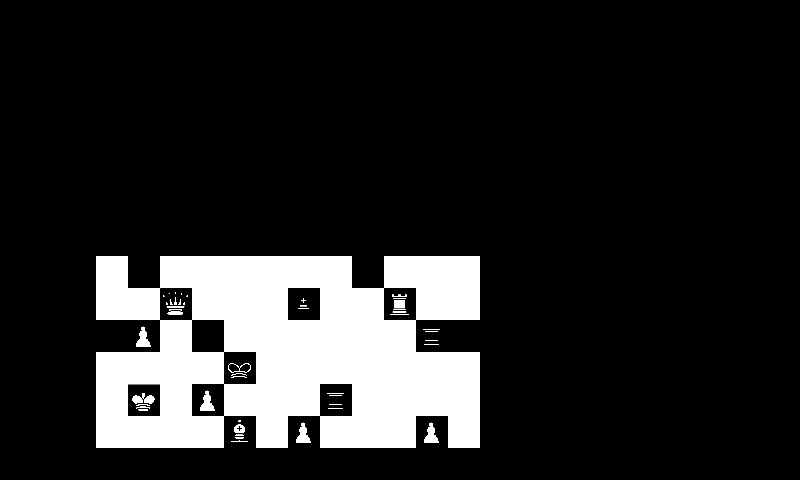

Tiled map render using the project's own tile images. Description and the whole map definition, tile-layer contents included, below:
An orthogonal 25x15 tile map with 32x32 px tiles, 1 tile layer (Map).

<map version="1.0" orientation="orthogonal" renderorder="right-down" width="25" height="15" tilewidth="32" tileheight="32" nextobjectid="14">
 <tileset firstgid="1" name="Tileset" tilewidth="32" tileheight="32" tilecount="18">
  <image source="gfx/Tileset.png" width="192" height="96" />
 </tileset>
 <layer name="Map" width="25" height="15">
  <data>
   <tile gid="0" />
   <tile gid="0" />
   <tile gid="0" />
   <tile gid="0" />
   <tile gid="0" />
   <tile gid="0" />
   <tile gid="0" />
   <tile gid="0" />
   <tile gid="0" />
   <tile gid="0" />
   <tile gid="0" />
   <tile gid="0" />
   <tile gid="0" />
   <tile gid="0" />
   <tile gid="0" />
   <tile gid="0" />
   <tile gid="0" />
   <tile gid="0" />
   <tile gid="0" />
   <tile gid="0" />
   <tile gid="0" />
   <tile gid="0" />
   <tile gid="0" />
   <tile gid="0" />
   <tile gid="0" />
   <tile gid="0" />
   <tile gid="0" />
   <tile gid="0" />
   <tile gid="0" />
   <tile gid="0" />
   <tile gid="0" />
   <tile gid="0" />
   <tile gid="0" />
   <tile gid="0" />
   <tile gid="0" />
   <tile gid="0" />
   <tile gid="0" />
   <tile gid="0" />
   <tile gid="0" />
   <tile gid="0" />
   <tile gid="0" />
   <tile gid="0" />
   <tile gid="0" />
   <tile gid="0" />
   <tile gid="0" />
   <tile gid="0" />
   <tile gid="0" />
   <tile gid="0" />
   <tile gid="0" />
   <tile gid="0" />
   <tile gid="0" />
   <tile gid="0" />
   <tile gid="0" />
   <tile gid="0" />
   <tile gid="0" />
   <tile gid="0" />
   <tile gid="0" />
   <tile gid="0" />
   <tile gid="0" />
   <tile gid="0" />
   <tile gid="0" />
   <tile gid="0" />
   <tile gid="0" />
   <tile gid="0" />
   <tile gid="0" />
   <tile gid="0" />
   <tile gid="0" />
   <tile gid="0" />
   <tile gid="0" />
   <tile gid="0" />
   <tile gid="0" />
   <tile gid="0" />
   <tile gid="0" />
   <tile gid="0" />
   <tile gid="0" />
   <tile gid="0" />
   <tile gid="0" />
   <tile gid="0" />
   <tile gid="0" />
   <tile gid="0" />
   <tile gid="0" />
   <tile gid="0" />
   <tile gid="0" />
   <tile gid="0" />
   <tile gid="0" />
   <tile gid="0" />
   <tile gid="0" />
   <tile gid="0" />
   <tile gid="0" />
   <tile gid="0" />
   <tile gid="0" />
   <tile gid="0" />
   <tile gid="0" />
   <tile gid="0" />
   <tile gid="0" />
   <tile gid="0" />
   <tile gid="0" />
   <tile gid="0" />
   <tile gid="0" />
   <tile gid="0" />
   <tile gid="0" />
   <tile gid="0" />
   <tile gid="0" />
   <tile gid="0" />
   <tile gid="0" />
   <tile gid="0" />
   <tile gid="0" />
   <tile gid="0" />
   <tile gid="0" />
   <tile gid="0" />
   <tile gid="0" />
   <tile gid="0" />
   <tile gid="0" />
   <tile gid="0" />
   <tile gid="0" />
   <tile gid="0" />
   <tile gid="0" />
   <tile gid="0" />
   <tile gid="0" />
   <tile gid="0" />
   <tile gid="0" />
   <tile gid="0" />
   <tile gid="0" />
   <tile gid="0" />
   <tile gid="0" />
   <tile gid="0" />
   <tile gid="0" />
   <tile gid="0" />
   <tile gid="0" />
   <tile gid="0" />
   <tile gid="0" />
   <tile gid="0" />
   <tile gid="0" />
   <tile gid="0" />
   <tile gid="0" />
   <tile gid="0" />
   <tile gid="0" />
   <tile gid="0" />
   <tile gid="0" />
   <tile gid="0" />
   <tile gid="0" />
   <tile gid="0" />
   <tile gid="0" />
   <tile gid="0" />
   <tile gid="0" />
   <tile gid="0" />
   <tile gid="0" />
   <tile gid="0" />
   <tile gid="0" />
   <tile gid="0" />
   <tile gid="0" />
   <tile gid="0" />
   <tile gid="0" />
   <tile gid="0" />
   <tile gid="0" />
   <tile gid="0" />
   <tile gid="0" />
   <tile gid="0" />
   <tile gid="0" />
   <tile gid="0" />
   <tile gid="0" />
   <tile gid="0" />
   <tile gid="0" />
   <tile gid="0" />
   <tile gid="0" />
   <tile gid="0" />
   <tile gid="0" />
   <tile gid="0" />
   <tile gid="0" />
   <tile gid="0" />
   <tile gid="0" />
   <tile gid="0" />
   <tile gid="0" />
   <tile gid="0" />
   <tile gid="0" />
   <tile gid="0" />
   <tile gid="0" />
   <tile gid="0" />
   <tile gid="0" />
   <tile gid="0" />
   <tile gid="0" />
   <tile gid="0" />
   <tile gid="0" />
   <tile gid="0" />
   <tile gid="0" />
   <tile gid="0" />
   <tile gid="0" />
   <tile gid="0" />
   <tile gid="0" />
   <tile gid="0" />
   <tile gid="0" />
   <tile gid="0" />
   <tile gid="0" />
   <tile gid="0" />
   <tile gid="0" />
   <tile gid="0" />
   <tile gid="0" />
   <tile gid="0" />
   <tile gid="0" />
   <tile gid="0" />
   <tile gid="0" />
   <tile gid="0" />
   <tile gid="0" />
   <tile gid="1" />
   <tile gid="4" />
   <tile gid="1" />
   <tile gid="1" />
   <tile gid="1" />
   <tile gid="1" />
   <tile gid="1" />
   <tile gid="1" />
   <tile gid="5" />
   <tile gid="1" />
   <tile gid="1" />
   <tile gid="1" />
   <tile gid="0" />
   <tile gid="0" />
   <tile gid="0" />
   <tile gid="0" />
   <tile gid="0" />
   <tile gid="0" />
   <tile gid="0" />
   <tile gid="0" />
   <tile gid="0" />
   <tile gid="0" />
   <tile gid="0" />
   <tile gid="0" />
   <tile gid="0" />
   <tile gid="1" />
   <tile gid="1" />
   <tile gid="8" />
   <tile gid="1" />
   <tile gid="1" />
   <tile gid="1" />
   <tile gid="15" />
   <tile gid="1" />
   <tile gid="1" />
   <tile gid="11" />
   <tile gid="1" />
   <tile gid="1" />
   <tile gid="0" />
   <tile gid="0" />
   <tile gid="0" />
   <tile gid="0" />
   <tile gid="0" />
   <tile gid="0" />
   <tile gid="0" />
   <tile gid="0" />
   <tile gid="0" />
   <tile gid="0" />
   <tile gid="0" />
   <tile gid="0" />
   <tile gid="0" />
   <tile gid="5" />
   <tile gid="12" />
   <tile gid="1" />
   <tile gid="3" />
   <tile gid="1" />
   <tile gid="1" />
   <tile gid="1" />
   <tile gid="1" />
   <tile gid="1" />
   <tile gid="1" />
   <tile gid="17" />
   <tile gid="6" />
   <tile gid="0" />
   <tile gid="0" />
   <tile gid="0" />
   <tile gid="0" />
   <tile gid="0" />
   <tile gid="0" />
   <tile gid="0" />
   <tile gid="0" />
   <tile gid="0" />
   <tile gid="0" />
   <tile gid="0" />
   <tile gid="0" />
   <tile gid="0" />
   <tile gid="1" />
   <tile gid="1" />
   <tile gid="1" />
   <tile gid="1" />
   <tile gid="13" />
   <tile gid="1" />
   <tile gid="1" />
   <tile gid="1" />
   <tile gid="1" />
   <tile gid="1" />
   <tile gid="1" />
   <tile gid="1" />
   <tile gid="0" />
   <tile gid="0" />
   <tile gid="0" />
   <tile gid="0" />
   <tile gid="0" />
   <tile gid="0" />
   <tile gid="0" />
   <tile gid="0" />
   <tile gid="0" />
   <tile gid="0" />
   <tile gid="0" />
   <tile gid="0" />
   <tile gid="0" />
   <tile gid="1" />
   <tile gid="7" />
   <tile gid="1" />
   <tile gid="12" />
   <tile gid="1" />
   <tile gid="1" />
   <tile gid="1" />
   <tile gid="17" />
   <tile gid="1" />
   <tile gid="1" />
   <tile gid="1" />
   <tile gid="1" />
   <tile gid="0" />
   <tile gid="0" />
   <tile gid="0" />
   <tile gid="0" />
   <tile gid="0" />
   <tile gid="0" />
   <tile gid="0" />
   <tile gid="0" />
   <tile gid="0" />
   <tile gid="0" />
   <tile gid="0" />
   <tile gid="0" />
   <tile gid="0" />
   <tile gid="1" />
   <tile gid="1" />
   <tile gid="1" />
   <tile gid="1" />
   <tile gid="9" />
   <tile gid="1" />
   <tile gid="12" />
   <tile gid="1" />
   <tile gid="1" />
   <tile gid="1" />
   <tile gid="12" />
   <tile gid="1" />
   <tile gid="0" />
   <tile gid="0" />
   <tile gid="0" />
   <tile gid="0" />
   <tile gid="0" />
   <tile gid="0" />
   <tile gid="0" />
   <tile gid="0" />
   <tile gid="0" />
   <tile gid="0" />
   <tile gid="0" />
   <tile gid="0" />
   <tile gid="0" />
   <tile gid="0" />
   <tile gid="0" />
   <tile gid="0" />
   <tile gid="0" />
   <tile gid="0" />
   <tile gid="0" />
   <tile gid="0" />
   <tile gid="0" />
   <tile gid="0" />
   <tile gid="0" />
   <tile gid="0" />
   <tile gid="0" />
   <tile gid="0" />
   <tile gid="0" />
   <tile gid="0" />
   <tile gid="0" />
   <tile gid="0" />
   <tile gid="0" />
   <tile gid="0" />
   <tile gid="0" />
   <tile gid="0" />
   <tile gid="0" />
  </data>
 </layer>
 <objectgroup name="Pieces" />
</map>
